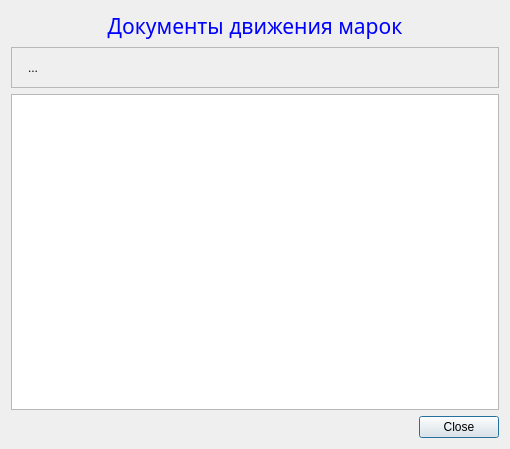
<?xml version="1.0" encoding="UTF-8"?>
<ui version="4.0">
 <class>DocumentsDialog</class>
 <widget class="QDialog" name="DocumentsDialog">
  <property name="geometry">
   <rect>
    <x>0</x>
    <y>0</y>
    <width>510</width>
    <height>449</height>
   </rect>
  </property>
  <property name="windowTitle">
   <string>Dialog</string>
  </property>
  <layout class="QGridLayout" name="gridLayout">
   <item row="0" column="0">
    <layout class="QHBoxLayout" name="horizontalLayout_2">
     <item>
      <widget class="QLabel" name="label">
       <property name="font">
        <font>
         <family>Noto Sans</family>
         <pointsize>16</pointsize>
         <weight>9</weight>
         <italic>false</italic>
         <bold>false</bold>
        </font>
       </property>
       <property name="styleSheet">
        <string notr="true">font: 75 16pt &quot;Noto Sans&quot;;
color: rgb(0, 0, 255);</string>
       </property>
       <property name="text">
        <string>Документы движения марок</string>
       </property>
       <property name="alignment">
        <set>Qt::AlignCenter</set>
       </property>
      </widget>
     </item>
    </layout>
   </item>
   <item row="1" column="0">
    <widget class="QFrame" name="frame">
     <property name="frameShape">
      <enum>QFrame::StyledPanel</enum>
     </property>
     <property name="frameShadow">
      <enum>QFrame::Raised</enum>
     </property>
     <layout class="QHBoxLayout" name="horizontalLayout">
      <item>
       <widget class="QToolButton" name="toolButtonNewDoc">
        <property name="toolTip">
         <string>Новый документ</string>
        </property>
        <property name="text">
         <string>...</string>
        </property>
        <property name="icon">
         <iconset resource="resource.qrc">
          <normaloff>:/Image/new.png</normaloff>:/Image/new.png</iconset>
        </property>
        <property name="iconSize">
         <size>
          <width>32</width>
          <height>32</height>
         </size>
        </property>
        <property name="shortcut">
         <string>Ins</string>
        </property>
        <property name="popupMode">
         <enum>QToolButton::DelayedPopup</enum>
        </property>
        <property name="toolButtonStyle">
         <enum>Qt::ToolButtonIconOnly</enum>
        </property>
        <property name="autoRaise">
         <bool>true</bool>
        </property>
       </widget>
      </item>
      <item>
       <spacer name="horizontalSpacer">
        <property name="orientation">
         <enum>Qt::Horizontal</enum>
        </property>
        <property name="sizeHint" stdset="0">
         <size>
          <width>423</width>
          <height>20</height>
         </size>
        </property>
       </spacer>
      </item>
     </layout>
    </widget>
   </item>
   <item row="2" column="0">
    <widget class="QTableView" name="tableView">
     <property name="font">
      <font>
       <pointsize>12</pointsize>
      </font>
     </property>
     <property name="editTriggers">
      <set>QAbstractItemView::NoEditTriggers</set>
     </property>
     <property name="alternatingRowColors">
      <bool>true</bool>
     </property>
     <property name="selectionMode">
      <enum>QAbstractItemView::SingleSelection</enum>
     </property>
     <property name="selectionBehavior">
      <enum>QAbstractItemView::SelectRows</enum>
     </property>
     <property name="sortingEnabled">
      <bool>true</bool>
     </property>
    </widget>
   </item>
   <item row="3" column="0">
    <widget class="QDialogButtonBox" name="buttonBox">
     <property name="standardButtons">
      <set>QDialogButtonBox::Close</set>
     </property>
    </widget>
   </item>
  </layout>
 </widget>
 <resources>
  <include location="resource.qrc"/>
 </resources>
 <connections/>
</ui>
